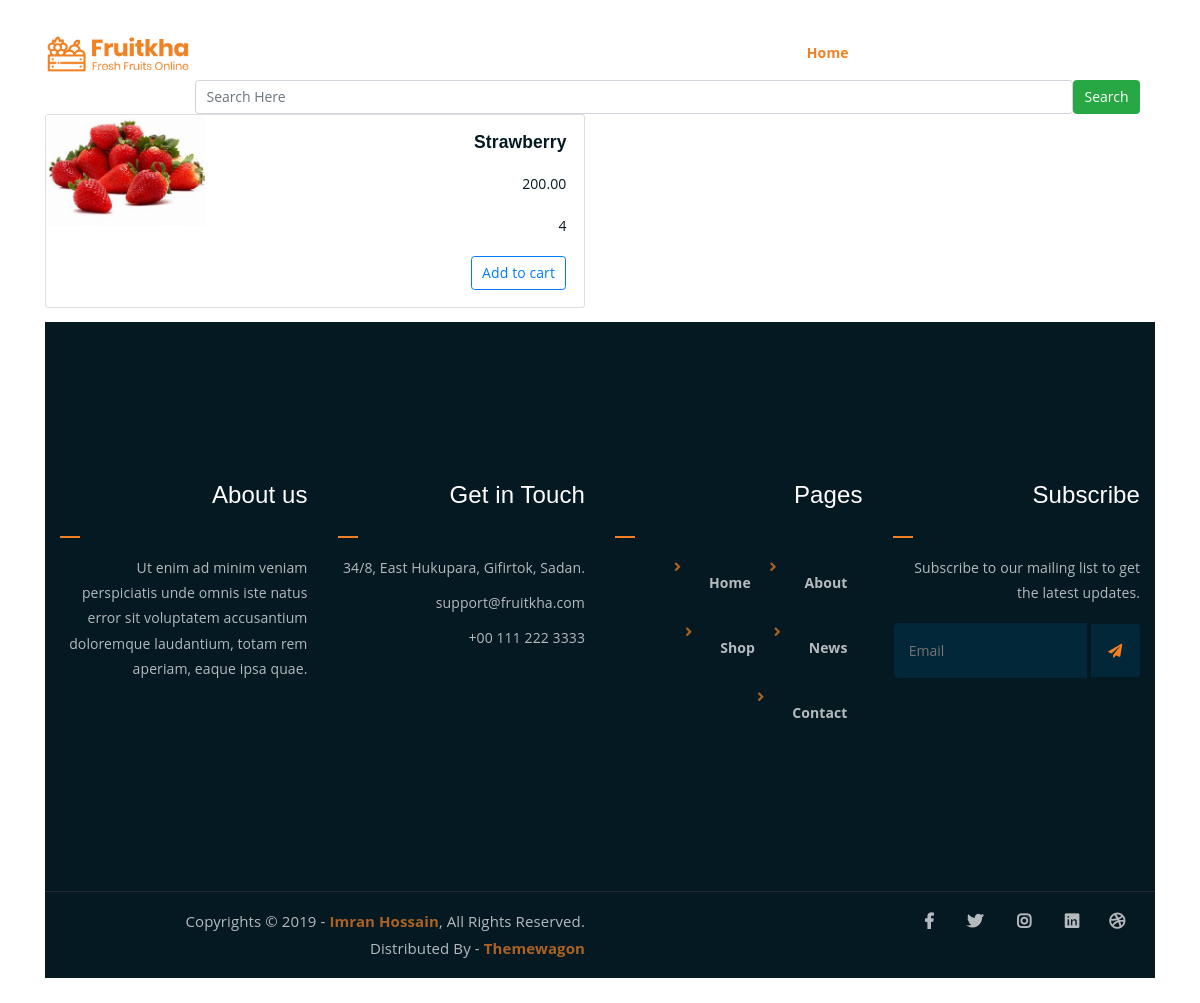
/detail/1, run on the app's committed database.
### shop/models.py (models this page shows, shortened)
class Product(models.Model):
    name = models.CharField(max_length=20)
    description = models.TextField()
    image = models.ImageField(upload_to='products')
    price = models.DecimalField(max_digits=10,decimal_places=2)
    stock = models.IntegerField()
    available = models.BooleanField(default=True)
    created = models.DateTimeField(auto_now_add=True)
    updated = models.DateTimeField(auto_now=True)
    category = models.ForeignKey(Categories,on_delete=models.CASCADE)

### shop/views.py (the view)
# urls.py: path('detail/<int:p>',views.details,name='details'),
def details(request, p):
    pro = Product.objects.get(id=p)
    context = {'product': pro}
    return render(request, 'details.html', context)

### cart/context_processors.py (called while the page is built, shortened)
def count_items(request):
    u=request.user
    count=0
    return{'c':count}

def menu_links(rquest):
    c=Categories.objects.all()
    return{'links':c}

### templates/details.html (shortened to what this page needs)
{% extends 'base.html' %}
{% load static %}
{% block content %}
<div class="card mb-3" style="max-width: 540px;">
  <div class="row g-0">
    <div class="col-md-4">
      <img src="{{product.image.url}}" class="img-fluid rounded-start" alt="...">
    </div>
    <div class="col-md-8">
      <div class="card-body">
        <h5 class="card-title">{{product.name}}</h5>
        <p class="card-text">{{product.price}}</p>
        <p class="card-text">{{product.stock}}</p>
        {% if user.is_superuser == True %}
          {% if product.stock > 0 %}
        <h4>Product In stock</h4>
        <a href="{% url 'shop:stock' product.id %}" class="btn btn-secondary fw-bold mt-3 mb-2 text-center">Add Stock</a>
        {% else %}
          <h4>Product Out Off Stock </h4>
        <a href="{% url 'shop:stock' product.id %}" class="btn btn-secondary fw-bold mt-3 mb-2 text-center">Add Stock</a>
        {% endif %}
        {% else %}
        {% if product.stock > 0 %}
         <a href="{% url 'cart:addtocart' product.id %}"  class="btn btn-outline-primary">Add to cart</a>
        {% else %}
        <h4>Out Of Stock</h4>
        {% endif %}
        {% endif %}
      </div>
    </div>
  </div>
</div>
{% endblock %}

### static/css/main.css (style rules this page uses)
html { font-size: 14px; font-weight: 400; line-height: 28px; height: 100%; }
body { font-family: "Open Sans", sans-serif; font-weight: 400; font-size: 1rem; letter-spacing: 0.1px; line-height: 1.8; color: #051922; overflow-x: hidden; }
body img { max-width: 100%; }
a { cursor: pointer; text-decoration: none; -webkit-transition: all 0.2s ease-in-out; -o-transition: all 0.2s ease-in-out; transition: all 0.2s ease-in-out; }
h1, .h1, h2, .h2, h3, .h3, h4, .h4, h5, .h5, h6, .h6 { font-family: "Poppins", sans-serif; font-weight: 700; margin: 0 0 1.25rem 0; color: #051922; }
h5, .h5 { font-size: 1.25rem; font-weight: 700; line-height: 1.5rem; }
p { font-family: "Open Sans", sans-serif; font-weight: 400; font-size: 1rem; letter-spacing: 0.1px; line-height: 1.8; color: #051922; margin: 0 0 1.25rem 0; }
html, body { height: 100%; }

### data on the page
Product: image (picture), name "Strawberry", price "200.00", stock "4"
